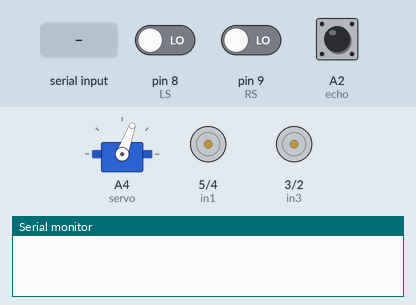
Bench run of a sketch on a simulated Arduino Uno, built with avr-gcc and run on an emulated ATmega328P. On the bench: servo, motor-driver pin pairs drawn as motors (green arrow = first pin HIGH = forward, orange = second pin HIGH = backward, longer = more drive, scaled by the enable pin), the last lines printed to the serial monitor. Wiring (inferred from the names in the program): servo: signal A4. Inputs (shaded band) come from the test bench; at power-on: A2 (echo) LOW, pin 8 (LS) LOW, pin 9 (RS) LOW. Servo pulses on a pin are drawn as a servo (544–2400 µs = 0–180°).

Above: at 4.7 s.
4.8 s: "9" received over Serial
At 7.1 s:
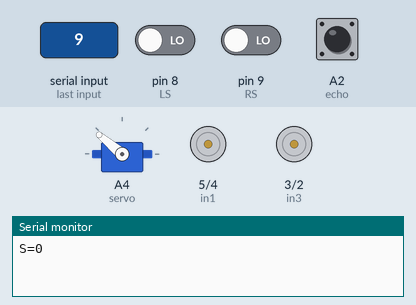
7.8 s: A2 (echo) pulsed HIGH 2 times (0.12 s each, 0.3 s apart)
At 10.3 s:
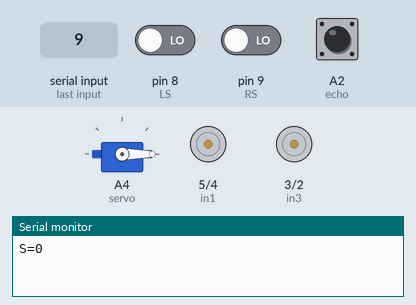
10.8 s: "0" received over Serial
13.8 s: "8" received over Serial
At 15.0 s:
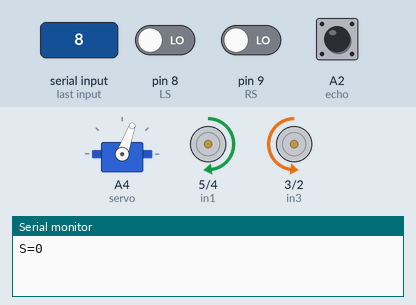
15.3 s: "0" received over Serial
At 16.4 s:
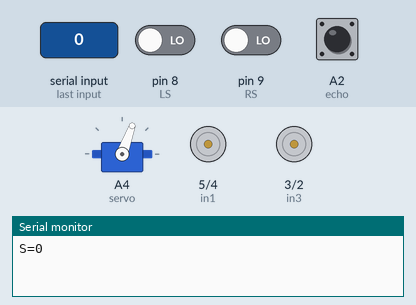
16.8 s: "7" received over Serial
Timing chart, 0 to 19.3 s (numbered marks = the images above; inputs shaded):
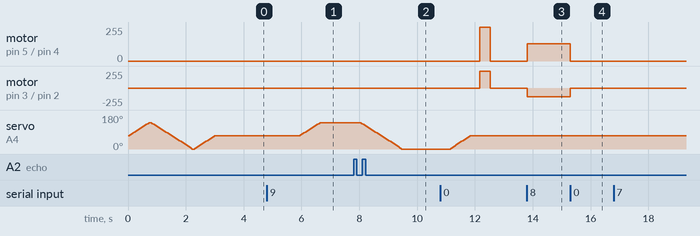

Measured:
- after the input at 4.8 s, servo on A4 (servo): moves from 70° to 140° over 0.67 s, starting after 1.2 s
- after the input at 13.8 s, motor on pin 5 (in1) / pin 4 (in2): stopped → forward 130/255 at once; motor on pin 3 (in3) / pin 2 (in4): stopped → backward 130/255 at once
- after the input at 15.3 s, motor on pin 5 (in1) / pin 4 (in2): forward 130/255 → stopped at once; motor on pin 3 (in3) / pin 2 (in4): backward 130/255 → stopped at once

The sketch:

Line_Follwer___Remote_Control___Obstacle_Avoiding__Robot.ino
```cpp
#define enA 6
#define enB 10
#define in1 5
#define in2 4
#define in3 3
#define in4 2
#define echo A2    //Echo pin
#define trigger A3 //Trigger pin
#define servo A4
#define LS 8 //ir sensor Left
#define RS 9 //ir sensor Right

int Ldistance, Rdistance;
long distance;
int state = 20;
int dis = 30;
int Speed = 130;
int mode=0;
char command; // variable to receive data from the serial port and IRremote
bool shot; // flag to get out any mode we get into

void setup()
{
pinMode(RS, INPUT);
pinMode(LS, INPUT);
pinMode(echo, INPUT );
pinMode(trigger, OUTPUT);
pinMode(enA, OUTPUT);
pinMode(in1, OUTPUT);
pinMode(in2, OUTPUT);
pinMode(in3, OUTPUT);
pinMode(in4, OUTPUT);
pinMode(enB, OUTPUT);

Serial.begin(9600);


pinMode(servo, OUTPUT);
 for (int angle = 70; angle <= 140; angle += 5)  {
   servoPulse(servo, angle);  }
 for (int angle = 140; angle >= 0; angle -= 5)  {
   servoPulse(servo, angle);  }

 for (int angle = 0; angle <= 70; angle += 5)  {
   servoPulse(servo, angle);  }
delay(500);
}


void loop()
{  Stop();
while(Serial.available() > 0){
command = Serial.read();

if(command == '7'){mode=0; Speed=255;}    //Remote Control moode
else if(command == '8'){mode=1; Speed=130;} //Line Follower moode
else if(command =='9'){mode=2; Speed=255;} // Obstacle Avoiding moode

analogWrite(enA, Speed); // Write The Duty Cycle 0 to 255 Enable Pin A for Motor1 Speed
analogWrite(enB, Speed); // Write The Duty Cycle 0 to 255 Enable Pin B for Motor2 Speed

if(mode==0){shot=1;
while(shot){
  char s=Serial.read();
//===============================================================================
//                          Remote Control moode
//===============================================================================
     if(s == '1'){forword(); delay(5);break; }  // if command is '1'  motor will go forward
else if(s == '2'){backword();  delay(5);break;}  // if command is '2'  motor will backword
else if(s == '3'){turnLeft();  delay(5);break;}  // if command is '3'  motor will turn left
else if(s == '4'){turnRight();  delay(5);break;}  // if command is '4'  motor will turn right
else if(s == '5'){Stop(); delay(5);break; }     // if command is '5'  motor will Stop
else if(s=='0'){
shot=0;
}
}
}

if(mode==1){ shot=1;
while(shot){
//===============================================================================
//                         Line Follower moode
//===============================================================================
if((digitalRead(RS) == 0)&&(digitalRead(LS) == 0)){forword();}  //if Right Sensor and Left Sensor are at White color then it will call forword function
if((digitalRead(RS) == 1)&&(digitalRead(LS) == 0)){turnRight();}//if Right Sensor is Black and Left Sensor is White then it will call turn Right function
if((digitalRead(RS) == 0)&&(digitalRead(LS) == 1)){turnLeft();} //if Right Sensor is White and Left Sensor is Black then it will call turn Left function
if((digitalRead(RS) == 1)&&(digitalRead(LS) == 1)){Stop();}     //if Right Sensor and Left Sensor are at Black color then it will call Stop function
char x=Serial.read();
if(x=='0'){
  shot=0;
}
}
}
if(mode==2){    shot=1;
while(shot){
//===============================================================================
//                          Obstacle Avoiding moode
//===============================================================================
 dis = Ultrasonic_read();
 Serial.print("S=");Serial.println(dis);
  if (dis > state){
    forword();}
   else{
     Check_side();}
char z=Serial.read();
if(z=='0'){
  shot=0;
}
}
}
}
}
//*********************************our functions********************************

void servoPulse (int pin, int angle){
int pwm = (angle*11) + 500;      // Convert the angle to microseconds
 digitalWrite(pin, HIGH);
 delayMicroseconds(pwm);
 digitalWrite(pin, LOW);
 delay(50);                   // Refresh cycle of servo
}


//**********************Ultrasonic_read function****************************
long Ultrasonic_read(){
  digitalWrite(trigger, LOW);
  delayMicroseconds(2);
  digitalWrite(trigger, HIGH);
  delayMicroseconds(10);
  distance = pulseIn (echo, HIGH);
  return distance / 29 / 2;     //covert the distance to cm
}
//****************************compare Distance function**************
void compareDistance(){
  if (Ldistance > Rdistance){
  turnLeft();
  delay(350);
  }
  else if (Rdistance > Ldistance){
  turnRight();
  delay(350);
  }
  else{
  backword();
  delay(300);
  turnRight();
  delay(600);
  }
}
//**************************Check side funtion************
void Check_side(){
  Stop();
  delay(100);
 for (int angle = 70; angle <= 140; angle += 5)  {
   servoPulse(servo, angle);  }
    delay(300);
    Ldistance = Ultrasonic_read();
    delay(100);
  for (int angle = 140; angle >= 0; angle -= 5)  {
   servoPulse(servo, angle);  }
    delay(500);
    Rdistance = Ultrasonic_read();
    delay(100);
 for (int angle = 0; angle <= 70; angle += 5)  {
   servoPulse(servo, angle);  }
    delay(300);
    compareDistance();
}
//********************forword funtion***********
void forword()
{
digitalWrite(in1, HIGH); //Right Motor forword Pin
digitalWrite(in2, LOW);  //Right Motor backword Pin
digitalWrite(in3, LOW);  //Left Motor backword Pin
digitalWrite(in4, HIGH); //Left Motor forword Pin
}
//********************backword funtion***********
void backword()
{
digitalWrite(in1, LOW);  //Right Motor forword Pin
digitalWrite(in2, HIGH); //Right Motor backword Pin
digitalWrite(in3, HIGH); //Left Motor backword Pin
digitalWrite(in4, LOW);  //Left Motor forword Pin
}
//********************turn Right funtion***********
void turnRight()
{
digitalWrite(in1, LOW);  //Right Motor forword Pin
digitalWrite(in2, HIGH); //Right Motor backword Pin
digitalWrite(in3, LOW);  //Left Motor backword Pin
digitalWrite(in4, HIGH); //Left Motor forword Pin
}
//********************turn Left funtion***********
void turnLeft()
{
digitalWrite(in1, HIGH); //Right Motor forword Pin
digitalWrite(in2, LOW);  //Right Motor backword Pin
digitalWrite(in3, HIGH); //Left Motor backword Pin
digitalWrite(in4, LOW);  //Left Motor forword Pin
}
//*********************stop function*************
void Stop()
{
digitalWrite(in1, LOW); //Right Motor forword Pin
digitalWrite(in2, LOW); //Right Motor backword Pin
digitalWrite(in3, LOW); //Left Motor backword Pin
digitalWrite(in4, LOW); //Left Motor forword Pin
}
```
